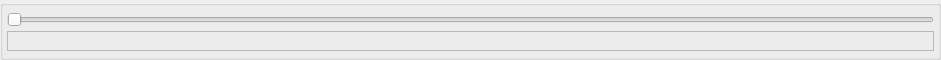
<ui version="4.0" >
 <class>TTStreamNavigatorWidget</class>
 <widget class="QWidget" name="TTStreamNavigatorWidget" >
  <property name="geometry" >
   <rect>
    <x>0</x>
    <y>0</y>
    <width>941</width>
    <height>60</height>
   </rect>
  </property>
  <property name="windowTitle" >
   <string>Form</string>
  </property>
  <layout class="QGridLayout" >
   <property name="margin" >
    <number>0</number>
   </property>
   <property name="spacing" >
    <number>4</number>
   </property>
   <item row="0" column="0" >
    <widget class="QGroupBox" name="gbSlider" >
     <property name="minimumSize" >
      <size>
       <width>640</width>
       <height>60</height>
      </size>
     </property>
     <property name="title" >
      <string/>
     </property>
     <layout class="QGridLayout" >
      <property name="margin" >
       <number>4</number>
      </property>
      <property name="spacing" >
       <number>2</number>
      </property>
      <item row="0" column="0" >
       <widget class="QSlider" name="videoSlider" >
        <property name="orientation" >
         <enum>Qt::Horizontal</enum>
        </property>
        <property name="invertedControls" >
         <bool>true</bool>
        </property>
       </widget>
      </item>
      <item row="1" column="0" >
       <widget class="TTNavigatorDisplay" name="navigatorDisplay" >
        <property name="minimumSize" >
         <size>
          <width>0</width>
          <height>20</height>
         </size>
        </property>
        <property name="maximumSize" >
         <size>
          <width>16777215</width>
          <height>20</height>
         </size>
        </property>
        <property name="frameShape" >
         <enum>QFrame::StyledPanel</enum>
        </property>
        <property name="frameShadow" >
         <enum>QFrame::Sunken</enum>
        </property>
       </widget>
      </item>
     </layout>
    </widget>
   </item>
  </layout>
 </widget>
 <customwidgets>
  <customwidget>
   <class>TTNavigatorDisplay</class>
   <extends>QFrame</extends>
   <header>../gui/ttnavigatordisplay.h</header>
   <container>1</container>
  </customwidget>
 </customwidgets>
 <resources/>
 <connections/>
</ui>
